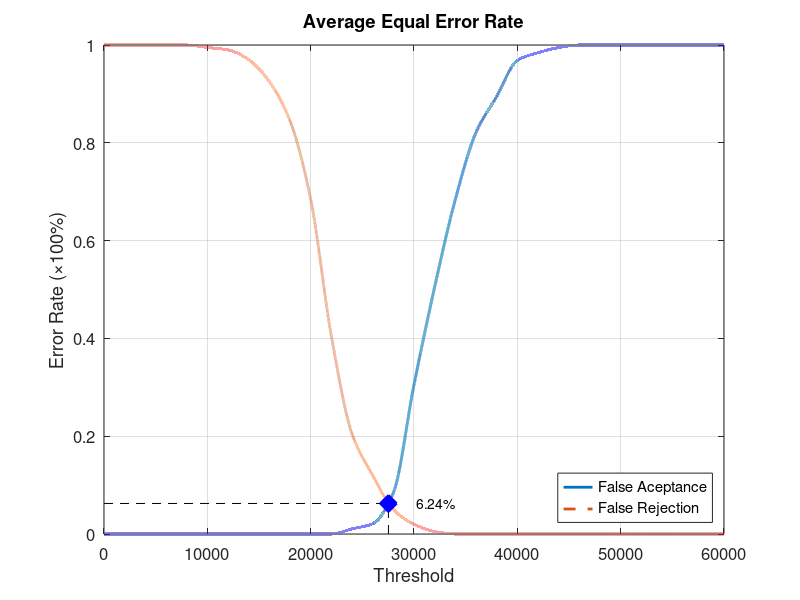
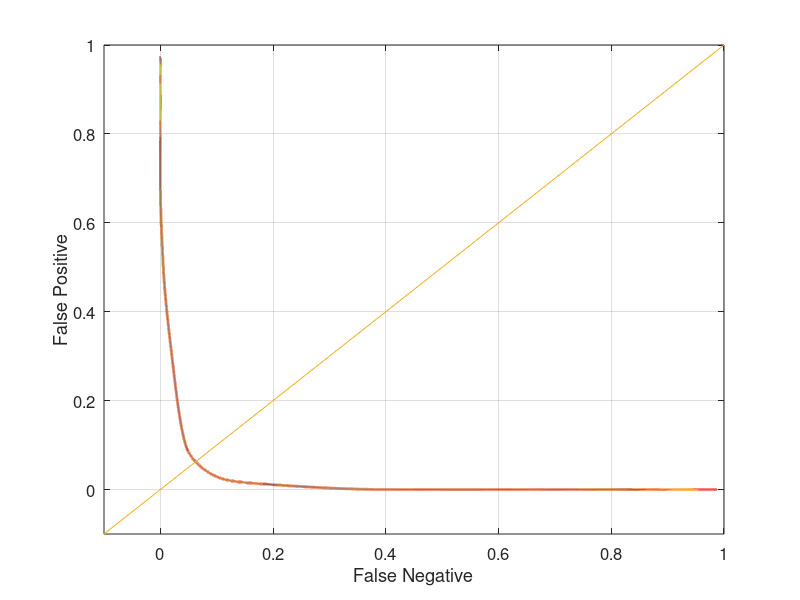

The MATLAB script that drew these images, in order:
function yEER = Database3_3
close all;
clear;
clc;
x = 0:2000:60000;
xq = 0:0.5:60000;

y0 = [0 0 0 0 0 0 0 0 0 0 0 0 0.0105263 0.0210526 0.0842105 0.305263 0.505263 0.684211 0.821053 0.894737 0.968421 0.984211 0.994737 1 1 1 1 1 1 1 1];
yy0 = interp1(x, y0, xq, 'pchip');
y1 = [1 1 1 1 1 0.995 0.99 0.97 0.925 0.845 0.685 0.405 0.205 0.12 0.05 0.02 0.005 0 0 0 0 0 0 0 0 0 0 0 0 0 0];
yy1 = interp1(x, y1, xq, 'pchip');

% Calculating EER: 
y2 = abs(y0 - y1);
find(y2 == min(y2))
yy2 = abs(yy0 - yy1);
xEER = find(yy2 == min(yy2));
xEERIndex = xq(xEER) % X-axis EER
yEER = yy0(xEER) % Y-axis EER

main = figure
plot(xq, yy0,'-','LineWidth', 2);	hold on
plot(xq, yy1,'--','LineWidth', 2);	hold on
plot([xEERIndex xEERIndex], [0 yEER], 'k--');	hold on
plot([0 xEERIndex], [yEER yEER], 'k--');	hold on
plot(xEERIndex, yEER, 'bx', 'LineWidth', 10);	hold on
text(xEERIndex + 10 * xEERIndex / 100, yEER, [num2str(round((10000 * yEER)) / 100) '%'])
legend('False Aceptance', 'False Rejection', 'Location', 'SouthEast')
xlabel('Threshold')
ylabel('Error Rate (\times100%)')
title('Average Equal Error Rate')
set(gca, 'FontSize', 12)
axis([0 60000 0 1])
grid on

print(main, 'Database3_3Main', '-dpng');
FNRxFPR = figure('Color', [1 1 1]);
plot(yy1, yy0, '-', yy1, yy0, 'LineWidth', 2);
hold on
y = -0.1:0.1:1
plot(y, y); 
set(gca, 'FontSize', 12)
xlabel('False Negative')
ylabel('False Positive')
axis([-0.1 1 -0.1 1])
set(gca, 'FontSize', 12)
grid on

print(FNRxFPR, 'Database3_3FNRxFPR','-dpng');
end
